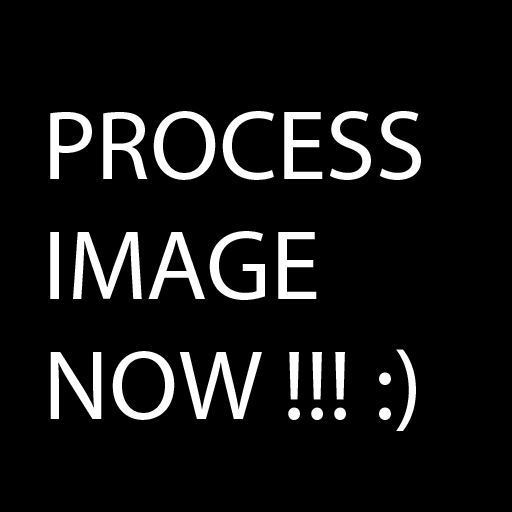
#> input picture Assignment 1/binary_image.png, 512 x 512 px
$ python Part3.py
#> lines starting #> are read from the running program, lines starting #| are printed output that depends on the picture; after the words box and inside, x2 and y2 are one past the last pixel; in counts of white or black regions, pixels touching at a corner belong together
import numpy as np
import numpy as np
import cv2
import matplotlib.pyplot as plt
from imageio import imread


image = cv2.imread("binary_image.png")
#> image is the input picture: shape (512, 512, 3); min 0, max 255, mean 21.8

red = image[..., 0] # data[:, :, 0]
green = image[..., 1]
blue = image[..., 2]

bw_image= 0.21 * red + 0.72 * green + 0.07 * blue #numbers based on visual

binarized_image = np.where(bw_image > 0, 255, 0).astype(np.uint8)
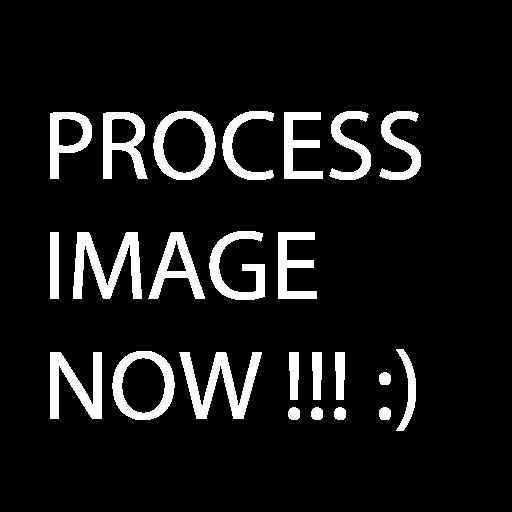
#> binarized_image: shape (512, 512); 9.4% white; 24 white regions, largest, box (x1, y1, x2, y2) and area: (179, 352, 262, 419) 2242, (73, 232, 142, 299) 2239, (50, 352, 102, 419) 1800
final_image = binarized_image.copy()
final_image = np.where(final_image > 0, 1, 0).astype(np.uint8) # make the image binary with only 0s and 1s

image = binarized_image.copy()

labeled_image = np.zeros_like(image, dtype=np.int32) # initialze an array with the same dimension as binary image
equivalence_list = {}

current_label = 1
for i in range(image.shape[0]): # get rows
    for j in range(image.shape[1]): # get columns
        if image[i, j] != 0: # if pixel is activated
            neighbors = [] # initialize neigbouring pixel values
            if i > 0 and labeled_image[i-1, j] != 0: # check if row ==0 and neighbours is not equal to zero
                neighbors.append(labeled_image[i-1, j]) # append the neigbour values
            if j > 0 and labeled_image[i, j-1] != 0: #check if column is not equal to 0 and neighbour column value is not equal to 0
                neighbors.append(labeled_image[i, j-1])# append the neigbour values

            if not neighbors: # if there are no neighbours then
                labeled_image[i, j] = current_label # assign the current label as the value of that pixel in labelled image
                current_label += 1 # increase the count
            else:
                labeled_image[i, j] = min(neighbors) # if not get the min neighbours
                min_neighbor_label = min(neighbors)
                for neighbor_label in neighbors:
                        if neighbor_label != min_neighbor_label:
                            equivalence_list[neighbor_label] = min_neighbor_label # if there are labelled regions asssign the smallest label among them to the current pixel
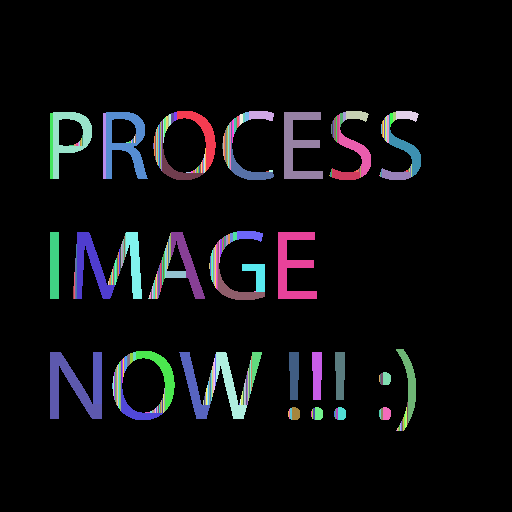
#> labeled_image: shape (512, 512) int32; 290 distinct labels, from 0 to 289; one colour per label, 0 black
#> after the loop, current_label = 290

# Update labels in equivalence list
for label, equivalent_label in equivalence_list.items(): # if two connected components have different labels, then merge them based on equivalence list
    while equivalent_label in equivalence_list:
        equivalent_label = equivalence_list[equivalent_label]
    equivalence_list[label] = equivalent_label

# Update labels in labeled image based on equivalence list
for i in range(labeled_image.shape[0]): # finally check the labels that are similar and update untill all of objects are labelled
    for j in range(labeled_image.shape[1]):
        if labeled_image[i, j] != 0:
            labeled_image[i, j] = equivalence_list.get(labeled_image[i, j], labeled_image[i, j])
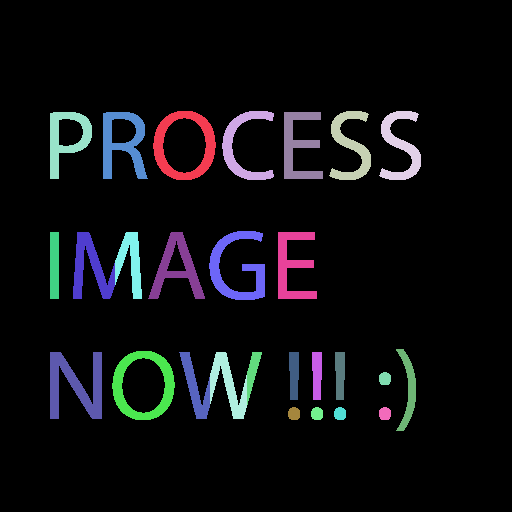
#> labeled_image: shape (512, 512) int32; 28 distinct labels, from 0 to 261; one colour per label, 0 black

unique_values = np.unique(labeled_image[labeled_image != 0])
#> unique_values = 27 values from 1 to 261
for i in unique_values:
    labeled_image[labeled_image == i] = np.random.randint(0,255)
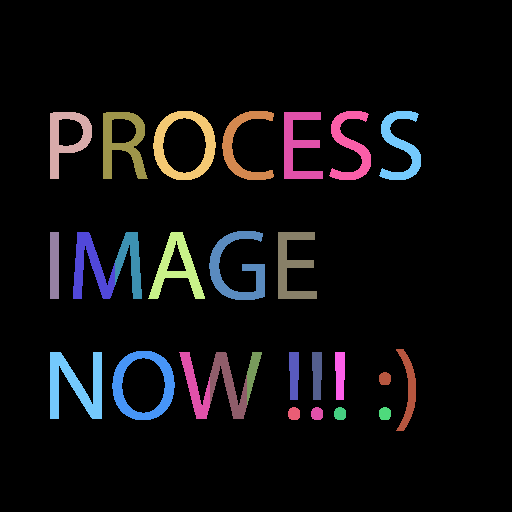
#> labeled_image: shape (512, 512) int32; 24 distinct labels, from 0 to 251; one colour per label, 0 black
    # Plot the image using Matplotlib
plt.figure(figsize=(8, 6))  # Set the size of the plot
plt.imshow(labeled_image, cmap='tab20b')  # Plot the image with the 'viridis' colormap
plt.title('labelled Components in a Binary Image')  # Set the title of the plot
plt.axis('off')  # Hide the axes
plt.colorbar()  # Show the colorbar for the colormap
plt.show()  # Display the plot
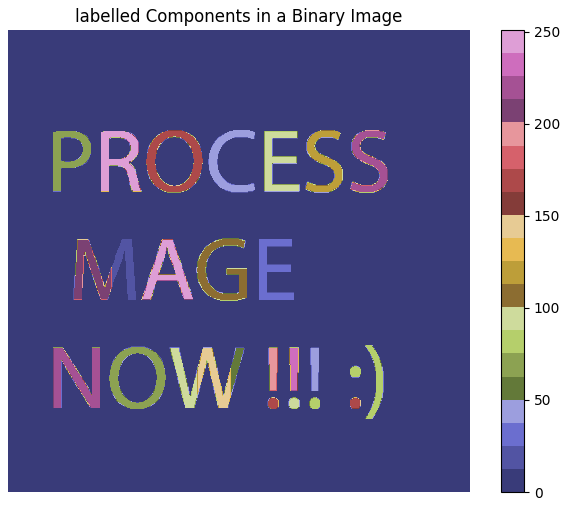
#> figure drawn by matplotlib, 2 panels


# please run it again to see a better plot.
#issues with M and W, i honestly tried my best to rectify it, i tired scanning from bottom to top as well, but it only made the algorithm worse. Perhaps by the end of this sem i should be able to do it.
